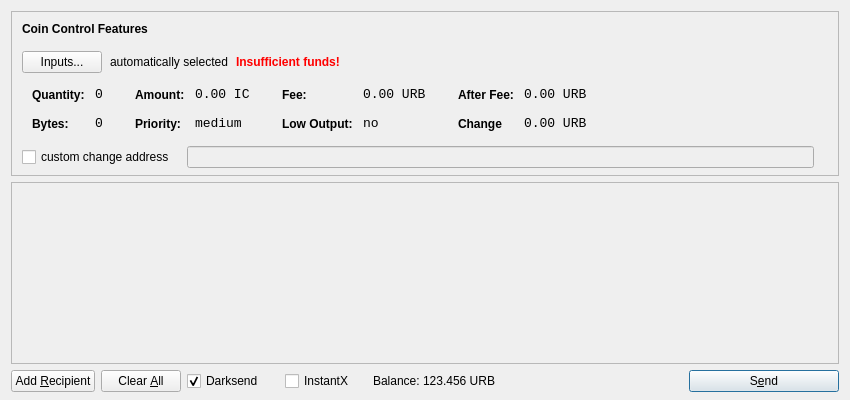
<?xml version="1.0" encoding="UTF-8"?>
<ui version="4.0">
 <class>SendCoinsDialog</class>
 <widget class="QDialog" name="SendCoinsDialog">
  <property name="geometry">
   <rect>
    <x>0</x>
    <y>0</y>
    <width>850</width>
    <height>400</height>
   </rect>
  </property>
  <property name="windowTitle">
   <string>Send Coins</string>
  </property>
  <layout class="QVBoxLayout" name="verticalLayout" stretch="0,1,0">
   <property name="bottomMargin">
    <number>8</number>
   </property>
   <item>
    <widget class="QFrame" name="frameCoinControl">
     <property name="sizePolicy">
      <sizepolicy hsizetype="Expanding" vsizetype="Expanding">
       <horstretch>0</horstretch>
       <verstretch>0</verstretch>
      </sizepolicy>
     </property>
     <property name="maximumSize">
      <size>
       <width>16777215</width>
       <height>16777215</height>
      </size>
     </property>
     <property name="frameShape">
      <enum>QFrame::StyledPanel</enum>
     </property>
     <property name="frameShadow">
      <enum>QFrame::Sunken</enum>
     </property>
     <layout class="QVBoxLayout" name="verticalLayoutCoinControl2">
      <property name="spacing">
       <number>6</number>
      </property>
      <property name="leftMargin">
       <number>0</number>
      </property>
      <property name="topMargin">
       <number>0</number>
      </property>
      <property name="rightMargin">
       <number>0</number>
      </property>
      <property name="bottomMargin">
       <number>6</number>
      </property>
      <item>
       <layout class="QVBoxLayout" name="verticalLayoutCoinControl" stretch="0,0,0,0,1">
        <property name="spacing">
         <number>0</number>
        </property>
        <property name="leftMargin">
         <number>10</number>
        </property>
        <property name="topMargin">
         <number>10</number>
        </property>
        <item>
         <layout class="QHBoxLayout" name="horizontalLayoutCoinControl1">
          <property name="bottomMargin">
           <number>15</number>
          </property>
          <item>
           <widget class="QLabel" name="labelCoinControlFeatures">
            <property name="sizePolicy">
             <sizepolicy hsizetype="Preferred" vsizetype="Maximum">
              <horstretch>0</horstretch>
              <verstretch>0</verstretch>
             </sizepolicy>
            </property>
            <property name="font">
             <font>
              <weight>75</weight>
              <bold>true</bold>
             </font>
            </property>
            <property name="styleSheet">
             <string notr="true">font-weight:bold;</string>
            </property>
            <property name="text">
             <string>Coin Control Features</string>
            </property>
           </widget>
          </item>
         </layout>
        </item>
        <item>
         <layout class="QHBoxLayout" name="horizontalLayoutCoinControl2" stretch="0,0,0,0">
          <property name="spacing">
           <number>8</number>
          </property>
          <property name="bottomMargin">
           <number>10</number>
          </property>
          <item>
           <widget class="QPushButton" name="pushButtonCoinControl">
            <property name="styleSheet">
             <string notr="true"/>
            </property>
            <property name="text">
             <string>Inputs...</string>
            </property>
           </widget>
          </item>
          <item>
           <widget class="QLabel" name="labelCoinControlAutomaticallySelected">
            <property name="text">
             <string>automatically selected</string>
            </property>
            <property name="margin">
             <number>5</number>
            </property>
           </widget>
          </item>
          <item>
           <widget class="QLabel" name="labelCoinControlInsuffFunds">
            <property name="font">
             <font>
              <weight>75</weight>
              <bold>true</bold>
             </font>
            </property>
            <property name="styleSheet">
             <string notr="true">color:red;font-weight:bold;</string>
            </property>
            <property name="text">
             <string>Insufficient funds!</string>
            </property>
            <property name="margin">
             <number>5</number>
            </property>
           </widget>
          </item>
          <item>
           <spacer name="horizontalSpacerCoinControl">
            <property name="orientation">
             <enum>Qt::Horizontal</enum>
            </property>
            <property name="sizeHint" stdset="0">
             <size>
              <width>40</width>
              <height>1</height>
             </size>
            </property>
           </spacer>
          </item>
         </layout>
        </item>
        <item>
         <widget class="QWidget" name="widgetCoinControl" native="true">
          <property name="sizePolicy">
           <sizepolicy hsizetype="Preferred" vsizetype="Preferred">
            <horstretch>0</horstretch>
            <verstretch>0</verstretch>
           </sizepolicy>
          </property>
          <property name="minimumSize">
           <size>
            <width>0</width>
            <height>0</height>
           </size>
          </property>
          <property name="styleSheet">
           <string notr="true"/>
          </property>
          <layout class="QHBoxLayout" name="horizontalLayoutCoinControl5">
           <property name="leftMargin">
            <number>0</number>
           </property>
           <property name="topMargin">
            <number>0</number>
           </property>
           <property name="rightMargin">
            <number>0</number>
           </property>
           <property name="bottomMargin">
            <number>0</number>
           </property>
           <item>
            <layout class="QHBoxLayout" name="horizontalLayoutCoinControl3" stretch="0,0,0,1">
             <property name="spacing">
              <number>20</number>
             </property>
             <property name="topMargin">
              <number>0</number>
             </property>
             <property name="bottomMargin">
              <number>10</number>
             </property>
             <item>
              <layout class="QFormLayout" name="formLayoutCoinControl1">
               <property name="horizontalSpacing">
                <number>10</number>
               </property>
               <property name="verticalSpacing">
                <number>14</number>
               </property>
               <property name="leftMargin">
                <number>10</number>
               </property>
               <property name="topMargin">
                <number>4</number>
               </property>
               <property name="rightMargin">
                <number>6</number>
               </property>
               <item row="0" column="0">
                <widget class="QLabel" name="labelCoinControlQuantityText">
                 <property name="styleSheet">
                  <string notr="true">font-weight:bold;</string>
                 </property>
                 <property name="text">
                  <string>Quantity:</string>
                 </property>
                 <property name="margin">
                  <number>0</number>
                 </property>
                </widget>
               </item>
               <item row="0" column="1">
                <widget class="QLabel" name="labelCoinControlQuantity">
                 <property name="font">
                  <font>
                   <family>Monospace</family>
                   <pointsize>10</pointsize>
                  </font>
                 </property>
                 <property name="cursor">
                  <cursorShape>IBeamCursor</cursorShape>
                 </property>
                 <property name="contextMenuPolicy">
                  <enum>Qt::ActionsContextMenu</enum>
                 </property>
                 <property name="text">
                  <string>0</string>
                 </property>
                 <property name="margin">
                  <number>0</number>
                 </property>
                 <property name="textInteractionFlags">
                  <set>Qt::LinksAccessibleByMouse|Qt::TextSelectableByKeyboard|Qt::TextSelectableByMouse</set>
                 </property>
                </widget>
               </item>
               <item row="1" column="0">
                <widget class="QLabel" name="labelCoinControlBytesText">
                 <property name="styleSheet">
                  <string notr="true">font-weight:bold;</string>
                 </property>
                 <property name="text">
                  <string>Bytes:</string>
                 </property>
                </widget>
               </item>
               <item row="1" column="1">
                <widget class="QLabel" name="labelCoinControlBytes">
                 <property name="font">
                  <font>
                   <family>Monospace</family>
                   <pointsize>10</pointsize>
                  </font>
                 </property>
                 <property name="cursor">
                  <cursorShape>IBeamCursor</cursorShape>
                 </property>
                 <property name="contextMenuPolicy">
                  <enum>Qt::ActionsContextMenu</enum>
                 </property>
                 <property name="text">
                  <string>0</string>
                 </property>
                 <property name="textInteractionFlags">
                  <set>Qt::LinksAccessibleByMouse|Qt::TextSelectableByKeyboard|Qt::TextSelectableByMouse</set>
                 </property>
                </widget>
               </item>
              </layout>
             </item>
             <item>
              <layout class="QFormLayout" name="formLayoutCoinControl2">
               <property name="horizontalSpacing">
                <number>10</number>
               </property>
               <property name="verticalSpacing">
                <number>14</number>
               </property>
               <property name="leftMargin">
                <number>6</number>
               </property>
               <property name="topMargin">
                <number>4</number>
               </property>
               <property name="rightMargin">
                <number>6</number>
               </property>
               <item row="0" column="0">
                <widget class="QLabel" name="labelCoinControlAmountText">
                 <property name="styleSheet">
                  <string notr="true">font-weight:bold;</string>
                 </property>
                 <property name="text">
                  <string>Amount:</string>
                 </property>
                 <property name="margin">
                  <number>0</number>
                 </property>
                </widget>
               </item>
               <item row="0" column="1">
                <widget class="QLabel" name="labelCoinControlAmount">
                 <property name="font">
                  <font>
                   <family>Monospace</family>
                   <pointsize>10</pointsize>
                  </font>
                 </property>
                 <property name="cursor">
                  <cursorShape>IBeamCursor</cursorShape>
                 </property>
                 <property name="contextMenuPolicy">
                  <enum>Qt::ActionsContextMenu</enum>
                 </property>
                 <property name="text">
                  <string>0.00 IC</string>
                 </property>
                 <property name="textInteractionFlags">
                  <set>Qt::LinksAccessibleByMouse|Qt::TextSelectableByKeyboard|Qt::TextSelectableByMouse</set>
                 </property>
                </widget>
               </item>
               <item row="1" column="0">
                <widget class="QLabel" name="labelCoinControlPriorityText">
                 <property name="styleSheet">
                  <string notr="true">font-weight:bold;</string>
                 </property>
                 <property name="text">
                  <string>Priority:</string>
                 </property>
                </widget>
               </item>
               <item row="1" column="1">
                <widget class="QLabel" name="labelCoinControlPriority">
                 <property name="font">
                  <font>
                   <family>Monospace</family>
                   <pointsize>10</pointsize>
                  </font>
                 </property>
                 <property name="cursor">
                  <cursorShape>IBeamCursor</cursorShape>
                 </property>
                 <property name="contextMenuPolicy">
                  <enum>Qt::ActionsContextMenu</enum>
                 </property>
                 <property name="text">
                  <string>medium</string>
                 </property>
                 <property name="textInteractionFlags">
                  <set>Qt::LinksAccessibleByMouse|Qt::TextSelectableByKeyboard|Qt::TextSelectableByMouse</set>
                 </property>
                </widget>
               </item>
              </layout>
             </item>
             <item>
              <layout class="QFormLayout" name="formLayoutCoinControl3">
               <property name="horizontalSpacing">
                <number>10</number>
               </property>
               <property name="verticalSpacing">
                <number>14</number>
               </property>
               <property name="leftMargin">
                <number>6</number>
               </property>
               <property name="topMargin">
                <number>4</number>
               </property>
               <property name="rightMargin">
                <number>6</number>
               </property>
               <item row="0" column="0">
                <widget class="QLabel" name="labelCoinControlFeeText">
                 <property name="styleSheet">
                  <string notr="true">font-weight:bold;</string>
                 </property>
                 <property name="text">
                  <string>Fee:</string>
                 </property>
                 <property name="margin">
                  <number>0</number>
                 </property>
                </widget>
               </item>
               <item row="0" column="1">
                <widget class="QLabel" name="labelCoinControlFee">
                 <property name="font">
                  <font>
                   <family>Monospace</family>
                   <pointsize>10</pointsize>
                  </font>
                 </property>
                 <property name="cursor">
                  <cursorShape>IBeamCursor</cursorShape>
                 </property>
                 <property name="contextMenuPolicy">
                  <enum>Qt::ActionsContextMenu</enum>
                 </property>
                 <property name="text">
                  <string>0.00 URB</string>
                 </property>
                 <property name="textInteractionFlags">
                  <set>Qt::LinksAccessibleByMouse|Qt::TextSelectableByKeyboard|Qt::TextSelectableByMouse</set>
                 </property>
                </widget>
               </item>
               <item row="1" column="0">
                <widget class="QLabel" name="labelCoinControlLowOutputText">
                 <property name="styleSheet">
                  <string notr="true">font-weight:bold;</string>
                 </property>
                 <property name="text">
                  <string>Low Output:</string>
                 </property>
                </widget>
               </item>
               <item row="1" column="1">
                <widget class="QLabel" name="labelCoinControlLowOutput">
                 <property name="font">
                  <font>
                   <family>Monospace</family>
                   <pointsize>10</pointsize>
                  </font>
                 </property>
                 <property name="cursor">
                  <cursorShape>IBeamCursor</cursorShape>
                 </property>
                 <property name="contextMenuPolicy">
                  <enum>Qt::ActionsContextMenu</enum>
                 </property>
                 <property name="text">
                  <string>no</string>
                 </property>
                 <property name="textInteractionFlags">
                  <set>Qt::LinksAccessibleByMouse|Qt::TextSelectableByKeyboard|Qt::TextSelectableByMouse</set>
                 </property>
                </widget>
               </item>
              </layout>
             </item>
             <item>
              <layout class="QFormLayout" name="formLayoutCoinControl4">
               <property name="horizontalSpacing">
                <number>10</number>
               </property>
               <property name="verticalSpacing">
                <number>14</number>
               </property>
               <property name="leftMargin">
                <number>6</number>
               </property>
               <property name="topMargin">
                <number>4</number>
               </property>
               <property name="rightMargin">
                <number>6</number>
               </property>
               <item row="0" column="0">
                <widget class="QLabel" name="labelCoinControlAfterFeeText">
                 <property name="styleSheet">
                  <string notr="true">font-weight:bold;</string>
                 </property>
                 <property name="text">
                  <string>After Fee:</string>
                 </property>
                 <property name="margin">
                  <number>0</number>
                 </property>
                </widget>
               </item>
               <item row="0" column="1">
                <widget class="QLabel" name="labelCoinControlAfterFee">
                 <property name="font">
                  <font>
                   <family>Monospace</family>
                   <pointsize>10</pointsize>
                  </font>
                 </property>
                 <property name="cursor">
                  <cursorShape>IBeamCursor</cursorShape>
                 </property>
                 <property name="contextMenuPolicy">
                  <enum>Qt::ActionsContextMenu</enum>
                 </property>
                 <property name="text">
                  <string>0.00 URB</string>
                 </property>
                 <property name="textInteractionFlags">
                  <set>Qt::LinksAccessibleByMouse|Qt::TextSelectableByKeyboard|Qt::TextSelectableByMouse</set>
                 </property>
                </widget>
               </item>
               <item row="1" column="0">
                <widget class="QLabel" name="labelCoinControlChangeText">
                 <property name="styleSheet">
                  <string notr="true">font-weight:bold;</string>
                 </property>
                 <property name="text">
                  <string>Change</string>
                 </property>
                </widget>
               </item>
               <item row="1" column="1">
                <widget class="QLabel" name="labelCoinControlChange">
                 <property name="font">
                  <font>
                   <family>Monospace</family>
                   <pointsize>10</pointsize>
                  </font>
                 </property>
                 <property name="cursor">
                  <cursorShape>IBeamCursor</cursorShape>
                 </property>
                 <property name="contextMenuPolicy">
                  <enum>Qt::ActionsContextMenu</enum>
                 </property>
                 <property name="text">
                  <string>0.00 URB</string>
                 </property>
                 <property name="textInteractionFlags">
                  <set>Qt::LinksAccessibleByMouse|Qt::TextSelectableByKeyboard|Qt::TextSelectableByMouse</set>
                 </property>
                </widget>
               </item>
              </layout>
             </item>
            </layout>
           </item>
          </layout>
         </widget>
        </item>
        <item>
         <layout class="QHBoxLayout" name="horizontalLayoutCoinControl4" stretch="0,0,0">
          <property name="spacing">
           <number>12</number>
          </property>
          <property name="sizeConstraint">
           <enum>QLayout::SetDefaultConstraint</enum>
          </property>
          <property name="topMargin">
           <number>5</number>
          </property>
          <property name="rightMargin">
           <number>5</number>
          </property>
          <item>
           <widget class="QCheckBox" name="checkBoxCoinControlChange">
            <property name="text">
             <string>custom change address</string>
            </property>
           </widget>
          </item>
          <item>
           <widget class="QLineEdit" name="lineEditCoinControlChange">
            <property name="enabled">
             <bool>false</bool>
            </property>
            <property name="sizePolicy">
             <sizepolicy hsizetype="Expanding" vsizetype="Fixed">
              <horstretch>0</horstretch>
              <verstretch>0</verstretch>
             </sizepolicy>
            </property>
           </widget>
          </item>
          <item>
           <widget class="QLabel" name="labelCoinControlChangeLabel">
            <property name="sizePolicy">
             <sizepolicy hsizetype="Preferred" vsizetype="Expanding">
              <horstretch>0</horstretch>
              <verstretch>0</verstretch>
             </sizepolicy>
            </property>
            <property name="minimumSize">
             <size>
              <width>0</width>
              <height>0</height>
             </size>
            </property>
            <property name="text">
             <string/>
            </property>
            <property name="margin">
             <number>3</number>
            </property>
           </widget>
          </item>
         </layout>
        </item>
        <item>
         <spacer name="verticalSpacerCoinControl">
          <property name="orientation">
           <enum>Qt::Vertical</enum>
          </property>
          <property name="sizeHint" stdset="0">
           <size>
            <width>800</width>
            <height>1</height>
           </size>
          </property>
         </spacer>
        </item>
       </layout>
      </item>
     </layout>
    </widget>
   </item>
   <item>
    <widget class="QScrollArea" name="scrollArea">
     <property name="widgetResizable">
      <bool>true</bool>
     </property>
     <widget class="QWidget" name="scrollAreaWidgetContents">
      <property name="geometry">
       <rect>
        <x>0</x>
        <y>0</y>
        <width>830</width>
        <height>152</height>
       </rect>
      </property>
      <layout class="QVBoxLayout" name="verticalLayout_2">
       <property name="leftMargin">
        <number>0</number>
       </property>
       <property name="topMargin">
        <number>0</number>
       </property>
       <property name="rightMargin">
        <number>0</number>
       </property>
       <property name="bottomMargin">
        <number>0</number>
       </property>
       <item>
        <layout class="QVBoxLayout" name="entries">
         <property name="spacing">
          <number>6</number>
         </property>
        </layout>
       </item>
       <item>
        <spacer name="verticalSpacer">
         <property name="orientation">
          <enum>Qt::Vertical</enum>
         </property>
         <property name="sizeHint" stdset="0">
          <size>
           <width>20</width>
           <height>40</height>
          </size>
         </property>
        </spacer>
       </item>
      </layout>
     </widget>
    </widget>
   </item>
   <item>
    <layout class="QHBoxLayout" name="horizontalLayout">
     <item>
      <widget class="QPushButton" name="addButton">
       <property name="toolTip">
        <string>Send to multiple recipients at once</string>
       </property>
       <property name="text">
        <string>Add &amp;Recipient</string>
       </property>
       <property name="autoDefault">
        <bool>false</bool>
       </property>
      </widget>
     </item>
     <item>
      <widget class="QPushButton" name="clearButton">
       <property name="sizePolicy">
        <sizepolicy hsizetype="Minimum" vsizetype="Fixed">
         <horstretch>0</horstretch>
         <verstretch>0</verstretch>
        </sizepolicy>
       </property>
       <property name="toolTip">
        <string>Remove all transaction fields</string>
       </property>
       <property name="text">
        <string>Clear &amp;All</string>
       </property>
       <property name="autoRepeatDelay">
        <number>300</number>
       </property>
       <property name="autoDefault">
        <bool>false</bool>
       </property>
      </widget>
     </item>
     <item>
      <layout class="QHBoxLayout" name="horizontalLayout_2">
       <property name="spacing">
        <number>3</number>
       </property>
       <item>
        <widget class="QCheckBox" name="checkUseDarksend">
         <property name="minimumSize">
          <size>
           <width>95</width>
           <height>0</height>
          </size>
         </property>
         <property name="text">
          <string>Darksend</string>
         </property>
         <property name="checked">
          <bool>true</bool>
         </property>
        </widget>
       </item>
       <item>
        <widget class="QCheckBox" name="checkInstantX">
         <property name="enabled">
          <bool>true</bool>
         </property>
         <property name="minimumSize">
          <size>
           <width>85</width>
           <height>0</height>
          </size>
         </property>
         <property name="text">
          <string>InstantX</string>
         </property>
        </widget>
       </item>
       <item>
        <widget class="QLabel" name="label">
         <property name="sizePolicy">
          <sizepolicy hsizetype="Preferred" vsizetype="Fixed">
           <horstretch>0</horstretch>
           <verstretch>0</verstretch>
          </sizepolicy>
         </property>
         <property name="text">
          <string>Balance:</string>
         </property>
        </widget>
       </item>
       <item>
        <widget class="QLabel" name="labelBalance">
         <property name="sizePolicy">
          <sizepolicy hsizetype="Preferred" vsizetype="Fixed">
           <horstretch>0</horstretch>
           <verstretch>0</verstretch>
          </sizepolicy>
         </property>
         <property name="cursor">
          <cursorShape>IBeamCursor</cursorShape>
         </property>
         <property name="text">
          <string>123.456 URB</string>
         </property>
         <property name="textInteractionFlags">
          <set>Qt::LinksAccessibleByMouse|Qt::TextSelectableByKeyboard|Qt::TextSelectableByMouse</set>
         </property>
        </widget>
       </item>
      </layout>
     </item>
     <item>
      <spacer name="horizontalSpacer">
       <property name="orientation">
        <enum>Qt::Horizontal</enum>
       </property>
       <property name="sizeHint" stdset="0">
        <size>
         <width>40</width>
         <height>20</height>
        </size>
       </property>
      </spacer>
     </item>
     <item>
      <widget class="QPushButton" name="sendButton">
       <property name="minimumSize">
        <size>
         <width>150</width>
         <height>0</height>
        </size>
       </property>
       <property name="toolTip">
        <string>Confirm the send action</string>
       </property>
       <property name="text">
        <string>S&amp;end</string>
       </property>
       <property name="icon">
        <iconset resource="../bitcoin.qrc">
         <normaloff>:/icons/send</normaloff>:/icons/send</iconset>
       </property>
       <property name="default">
        <bool>true</bool>
       </property>
      </widget>
     </item>
    </layout>
   </item>
  </layout>
 </widget>
 <resources>
  <include location="../bitcoin.qrc"/>
 </resources>
 <connections/>
</ui>
